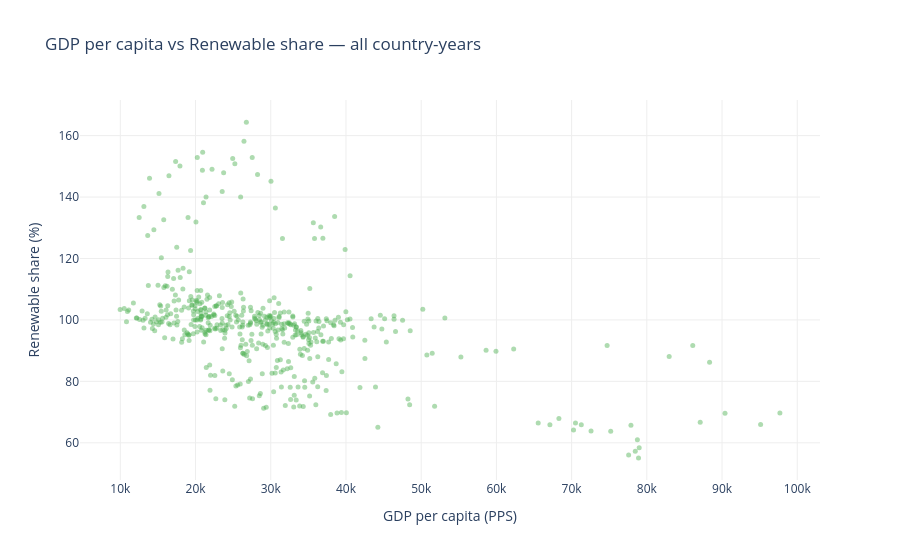

Write notebook code for a chart like this one.
### Markdown cell above
## 6. Does the signal exist?

A model can only surface signal that exists in the raw data. Before notebook 06 models anything, a visual check: do the new features show any relationship with renewable share across the panel?

### Code cell
fig = go.Figure()
for country in panel_clean['country'].unique():
    c = panel_clean[panel_clean['country'] == country]
    fig.add_trace(go.Scatter(
        x=c['gdp_pps'], y=c['renewable_share'],
        mode='markers',
        marker=dict(color=COLORS['renewables'], size=5, opacity=0.45),
        showlegend=False,
        hovertemplate=f"<b>{country}</b><br>GDP: %{{x:,.0f}} PPS<br>Renewable share: %{{y:.1f}}%<extra></extra>",
    ))
fig.update_layout(
    title='GDP per capita vs Renewable share — all country-years',
    xaxis_title='GDP per capita (PPS)', yaxis_title='Renewable share (%)',
    plot_bgcolor='white',
    yaxis=dict(gridcolor='#eeeeee'),
    xaxis=dict(gridcolor='#eeeeee'),
)
fig.show()

### Figure 1 — Plotly figure (JSON) as saved in the notebook; plotly's stock layout.template omitted (floating-point values rounded to 4 significant figures)
{"data": [{"hovertemplate": "<b>Austria</b><br>GDP: %{x:,.0f} PPS<br>Renewable share: %{y:.1f}%<extra></extra>", "marker": {"color": "#4CAF50", "opacity": 0.45, "size": 5}, "mode": "markers", "showlegend": false, "type": "scatter", "x": [30950.0, 31850.0, 30720.0, 31610.0, 32930.0, 34100.0, 34310.0, 34670.0, 35680.0, 36390.0, 37010.0, 38420.0, 39260.0, 37390.0, 40190.0, 44570.0, 46390.0, 47530.0], "y": [96.72, 97.36, 95.35, 95.44, 94.37, 95.17, 94.6, 95.31, 95.88, 97.37, 98.01, 98.09, 99.27, 100.4, 100.1, 101.5, 100.2, 99.9]}, {"hovertemplate": "<b>Belgium</b><br>GDP: %{x:,.0f} PPS<br>Renewable share: %{y:.1f}%<extra></extra>", "marker": {"color": "#4CAF50", "opacity": 0.45, "size": 5}, "mode": "markers", "showlegend": false, "type": "scatter", "x": [29050.0, 29400.0, 28620.0, 30160.0, 30740.0, 31370.0, 31660.0, 32360.0, 33130.0, 33630.0, 34520.0, 35580.0, 36880.0, 35850.0, 38700.0, 42520.0, 45370.0, 46590.0], "y": [71.24, 71.6, 76.05, 82.67, 84.55, 83.07, 83.68, 86.45, 81.61, 78.16, 78.1, 79.76, 82.82, 81.0, 85.77, 87.44, 92.85, 96.2]}, {"hovertemplate": "<b>Bulgaria</b><br>GDP: %{x:,.0f} PPS<br>Renewable share: %{y:.1f}%<extra></extra>", "marker": {"color": "#4CAF50", "opacity": 0.45, "size": 5}, "mode": "markers", "showlegend": false, "type": "scatter", "x": [9972.0, 10940.0, 10510.0, 11110.0, 11730.0, 12130.0, 12190.0, 12890.0, 13590.0, 14410.0, 15330.0, 16270.0, 17410.0, 17470.0, 19750.0, 22420.0, 24250.0, 26320.0], "y": [103.4, 102.7, 103.7, 103.2, 105.5, 100.7, 100.6, 102.9, 102.0, 98.7, 99.28, 101.7, 103.2, 101.2, 101.7, 101.9, 104.9, 106.8]}, {"hovertemplate": "<b>Croatia</b><br>GDP: %{x:,.0f} PPS<br>Renewable share: %{y:.1f}%<extra></extra>", "marker": {"color": "#4CAF50", "opacity": 0.45, "size": 5}, "mode": "markers", "showlegend": false, "type": "scatter", "x": [15440.0, 16310.0, 15360.0, 15240.0, 15780.0, 15970.0, 16210.0, 16300.0, 17080.0, 17960.0, 19170.0, 20220.0, 21520.0, 20210.0, 23590.0, 26010.0, 29850.0, 31050.0], "y": [102.8, 104.6, 104.5, 104.9, 110.6, 111.1, 111.0, 114.1, 113.5, 113.8, 115.7, 109.6, 106.7, 106.1, 105.7, 108.8, 106.2, 105.3]}, {"hovertemplate": "<b>Cyprus</b><br>GDP: %{x:,.0f} PPS<br>Renewable share: %{y:.1f}%<extra></extra>", "marker": {"color": "#4CAF50", "opacity": 0.45, "size": 5}, "mode": "markers", "showlegend": false, "type": "scatter", "x": [25970.0, 27030.0, 25590.0, 25360.0, 24890.0, 23620.0, 21990.0, 21430.0, 22560.0, 24480.0, 25940.0, 27300.0, 28870.0, 27190.0, 30380.0, 34490.0, 37400.0, 39460.0], "y": [90.98, 79.96, 78.78, 78.47, 80.5, 83.41, 82.01, 84.53, 81.91, 82.46, 79.14, 80.75, 82.5, 74.57, 76.65, 80.17, 81.89, 83.09]}, {"hovertemplate": "<b>Czechia</b><br>GDP: %{x:,.0f} PPS<br>Renewable share: %{y:.1f}%<extra></extra>", "marker": {"color": "#4CAF50", "opacity": 0.45, "size": 5}, "mode": "markers", "showlegend": false, "type": "scatter", "x": [20690.0, 21590.0, 20830.0, 21230.0, 21790.0, 21770.0, 22410.0, 23520.0, 24600.0, 25440.0, 27210.0, 28490.0, 30010.0, 29180.0, 30500.0, 32420.0, 34970.0, 36260.0], "y": [109.6, 108.1, 105.8, 103.8, 101.1, 101.0, 101.6, 100.5, 100.0, 99.29, 98.39, 100.0, 101.2, 101.2, 102.4, 102.6, 102.2, 100.4]}, {"hovertemplate": "<b>Denmark</b><br>GDP: %{x:,.0f} PPS<br>Renewable share: %{y:.1f}%<extra></extra>", "marker": {"color": "#4CAF50", "opacity": 0.45, "size": 5}, "mode": "markers", "showlegend": false, "type": "scatter", "x": [30890.0, 32190.0, 30600.0, 32580.0, 33120.0, 33050.0, 33840.0, 34320.0, 35160.0, 35990.0, 37960.0, 38810.0, 39390.0, 40050.0, 44240.0, 48470.0, 48240.0, 51790.0], "y": [86.82, 84.12, 82.7, 78.12, 75.5, 71.66, 72.0, 71.84, 75.27, 72.42, 69.17, 69.71, 69.89, 69.79, 65.1, 72.36, 74.22, 71.89]}, {"hovertemplate": "<b>Estonia</b><br>GDP: %{x:,.0f} PPS<br>Renewable share: %{y:.1f}%<extra></extra>", "marker": {"color": "#4CAF50", "opacity": 0.45, "size": 5}, "mode": "markers", "showlegend": false, "type": "scatter", "x": [17500.0, 17680.0, 15450.0, 16340.0, 18340.0, 19340.0, 20060.0, 21060.0, 21400.0, 22190.0, 23730.0, 25230.0, 26440.0, 25990.0, 28240.0, 30030.0, 30610.0, 31560.0], "y": [123.7, 116.2, 120.2, 115.6, 116.8, 122.6, 131.8, 138.2, 140.0, 149.0, 147.9, 150.8, 158.2, 140.0, 147.3, 145.2, 136.4, 126.5]}, {"hovertemplate": "<b>Finland</b><br>GDP: %{x:,.0f} PPS<br>Renewable share: %{y:.1f}%<extra></extra>", "marker": {"color": "#4CAF50", "opacity": 0.45, "size": 5}, "mode": "markers", "showlegend": false, "type": "scatter", "x": [29880.0, 31100.0, 28680.0, 29480.0, 30440.0, 30080.0, 29830.0, 29770.0, 30380.0, 30960.0, 32440.0, 33390.0, 34000.0, 34040.0, 36220.0, 38350.0, 39690.0, 40870.0], "y": [101.1, 100.8, 99.12, 100.9, 100.5, 99.83, 100.7, 98.57, 99.18, 99.18, 99.11, 97.71, 96.59, 95.83, 96.2, 98.41, 98.42, 97.54]}, {"hovertemplate": "<b>France</b><br>GDP: %{x:,.0f} PPS<br>Renewable share: %{y:.1f}%<extra></extra>", "marker": {"color": "#4CAF50", "opacity": 0.45, "size": 5}, "mode": "markers", "showlegend": false, "type": "scatter", "x": [27000.0, 27310.0, 26290.0, 27300.0, 28080.0, 27940.0, 28710.0, 28950.0, 29520.0, 29860.0, 30590.0, 31460.0, 33250.0, 31560.0, 33440.0, 35150.0, 38060.0, 39290.0], "y": [98.24, 98.89, 99.31, 99.32, 99.73, 100.2, 99.44, 98.29, 98.79, 97.38, 96.21, 97.21, 95.1, 96.78, 95.18, 94.29, 93.99, 93.44]}, {"hovertemplate": "<b>Germany</b><br>GDP: %{x:,.0f} PPS<br>Renewable share: %{y:.1f}%<extra></extra>", "marker": {"color": "#4CAF50", "opacity": 0.45, "size": 5}, "mode": "markers", "showlegend": false, "type": "scatter", "x": [29600.0, 30330.0, 28860.0, 30630.0, 32330.0, 32670.0, 33170.0, 34450.0, 35070.0, 36020.0, 37470.0, 38540.0, 38990.0, 37970.0, 40540.0, 43350.0, 45140.0, 46390.0], "y": [96.42, 97.32, 97.65, 98.74, 98.84, 98.41, 98.72, 99.59, 99.62, 99.63, 99.7, 99.9, 100.8, 99.08, 100.3, 100.3, 100.4, 101.4]}, {"hovertemplate": "<b>Greece</b><br>GDP: %{x:,.0f} PPS<br>Renewable share: %{y:.1f}%<extra></extra>", "marker": {"color": "#4CAF50", "opacity": 0.45, "size": 5}, "mode": "markers", "showlegend": false, "type": "scatter", "x": [22820.0, 23620.0, 22620.0, 21080.0, 19150.0, 18150.0, 18570.0, 18960.0, 19130.0, 19110.0, 19700.0, 20200.0, 20770.0, 18870.0, 21250.0, 24030.0, 26260.0, 27370.0], "y": [97.28, 96.83, 97.04, 92.84, 93.26, 92.71, 95.17, 95.41, 95.2, 95.0, 95.53, 96.05, 96.66, 95.85, 95.95, 98.3, 98.28, 93.33]}, {"hovertemplate": "<b>Hungary</b><br>GDP: %{x:,.0f} PPS<br>Renewable share: %{y:.1f}%<extra></extra>", "marker": {"color": "#4CAF50", "opacity": 0.45, "size": 5}, "mode": "markers", "showlegend": false, "type": "scatter", "x": [15070.0, 16070.0, 15620.0, 16420.0, 17130.0, 17150.0, 17750.0, 18490.0, 19370.0, 19570.0, 20420.0, 21880.0, 23170.0, 22730.0, 24810.0, 27310.0, 28970.0, 30450.0], "y": [98.43, 100.9, 100.6, 98.8, 98.97, 106.1, 106.5, 104.2, 107.6, 106.5, 107.5, 107.3, 107.9, 104.6, 105.8, 104.1, 103.8, 107.2]}, {"hovertemplate": "<b>Ireland</b><br>GDP: %{x:,.0f} PPS<br>Renewable share: %{y:.1f}%<extra></extra>", "marker": {"color": "#4CAF50", "opacity": 0.45, "size": 5}, "mode": "markers", "showlegend": false, "type": "scatter", "x": [36900.0, 34200.0, 31280.0, 32660.0, 33860.0, 34450.0, 35190.0, 37690.0, 51460.0, 50750.0, 55280.0, 58630.0, 59940.0, 62300.0, 74720.0, 86110.0, 82970.0, 88340.0], "y": [93.06, 88.43, 87.0, 84.39, 90.46, 90.66, 87.43, 87.13, 89.11, 88.58, 87.95, 90.1, 89.76, 90.56, 91.68, 91.69, 88.13, 86.26]}, {"hovertemplate": "<b>Italy</b><br>GDP: %{x:,.0f} PPS<br>Renewable share: %{y:.1f}%<extra></extra>", "marker": {"color": "#4CAF50", "opacity": 0.45, "size": 5}, "mode": "markers", "showlegend": false, "type": "scatter", "x": [27490.0, 26050.0, 26480.0, 27120.0, 26790.0, 26320.0, 26280.0, 26880.0, 28120.0, 28950.0, 29560.0, 30350.0, 28390.0, 31780.0, 35350.0, 37700.0, 39070.0], "y": [95.33, 91.76, 88.71, 86.67, 88.36, 89.11, 89.18, 89.7, 90.59, 92.09, 91.04, 91.79, 92.51, 92.75, 92.81, 92.81, 93.88]}, {"hovertemplate": "<b>Latvia</b><br>GDP: %{x:,.0f} PPS<br>Renewable share: %{y:.1f}%<extra></extra>", "marker": {"color": "#4CAF50", "opacity": 0.45, "size": 5}, "mode": "markers", "showlegend": false, "type": "scatter", "x": [13640.0, 14460.0, 12510.0, 13130.0, 13880.0, 15140.0, 15770.0, 16460.0, 17350.0, 17930.0, 19000.0, 20230.0, 20950.0, 20910.0, 23540.0, 24940.0, 26760.0, 27540.0], "y": [127.5, 129.3, 133.3, 136.9, 146.1, 141.2, 132.6, 147.0, 151.6, 150.1, 133.3, 152.9, 154.6, 148.7, 141.8, 152.5, 164.4, 152.9]}, {"hovertemplate": "<b>Lithuania</b><br>GDP: %{x:,.0f} PPS<br>Renewable share: %{y:.1f}%<extra></extra>", "marker": {"color": "#4CAF50", "opacity": 0.45, "size": 5}, "mode": "markers", "showlegend": false, "type": "scatter", "x": [15090.0, 16090.0, 13720.0, 15010.0, 16920.0, 18140.0, 19170.0, 20070.0, 20740.0, 21380.0, 23070.0, 24750.0, 26380.0, 26360.0, 29280.0, 31270.0, 32930.0, 34940.0], "y": [100.0, 103.2, 111.2, 111.2, 110.0, 103.2, 106.3, 106.4, 103.3, 102.5, 105.3, 104.3, 104.2, 102.9, 99.87, 102.2, 101.3, 100.3]}, {"hovertemplate": "<b>Luxembourg</b><br>GDP: %{x:,.0f} PPS<br>Renewable share: %{y:.1f}%<extra></extra>", "marker": {"color": "#4CAF50", "opacity": 0.45, "size": 5}, "mode": "markers", "showlegend": false, "type": "scatter", "x": [67110.0, 70510.0, 65560.0, 68310.0, 70260.0, 71290.0, 72590.0, 75200.0, 77580.0, 78460.0, 78900.0, 78990.0, 78740.0, 77890.0, 87100.0, 90400.0, 95130.0, 97690.0], "y": [65.88, 66.48, 66.44, 67.91, 64.18, 65.87, 63.81, 63.74, 56.04, 57.21, 55.09, 58.35, 61.01, 65.68, 66.67, 69.61, 65.98, 69.68]}, {"hovertemplate": "<b>Malta</b><br>GDP: %{x:,.0f} PPS<br>Renewable share: %{y:.1f}%<extra></extra>", "marker": {"color": "#4CAF50", "opacity": 0.45, "size": 5}, "mode": "markers", "showlegend": false, "type": "scatter", "x": [19740.0, 20680.0, 20210.0, 21880.0, 21920.0, 22700.0, 23900.0, 25210.0, 27580.0, 28480.0, 31420.0, 32640.0, 33380.0, 31930.0, 36240.0, 37360.0, 41860.0, 43920.0], "y": [100.0, 100.0, 100.0, 85.36, 77.08, 74.36, 74.01, 71.92, 74.33, 75.35, 78.19, 74.07, 73.93, 72.13, 78.21, 77.05, 78.0, 78.15]}, {"hovertemplate": "<b>Netherlands</b><br>GDP: %{x:,.0f} PPS<br>Renewable share: %{y:.1f}%<extra></extra>", "marker": {"color": "#4CAF50", "opacity": 0.45, "size": 5}, "mode": "markers", "showlegend": false, "type": "scatter", "x": [34900.0, 36250.0, 33940.0, 34300.0, 35030.0, 35190.0, 35820.0, 35660.0, 36640.0, 36930.0, 38490.0, 39890.0, 40550.0, 39990.0, 43740.0, 48540.0, 50220.0, 53150.0], "y": [90.1, 87.99, 88.84, 94.37, 93.58, 110.2, 126.5, 131.6, 130.3, 126.6, 133.7, 122.9, 114.4, 102.7, 97.7, 96.51, 103.5, 100.6]}, {"hovertemplate": "<b>Poland</b><br>GDP: %{x:,.0f} PPS<br>Renewable share: %{y:.1f}%<extra></extra>", "marker": {"color": "#4CAF50", "opacity": 0.45, "size": 5}, "mode": "markers", "showlegend": false, "type": "scatter", "x": [13290.0, 14260.0, 14570.0, 15890.0, 17000.0, 17520.0, 17640.0, 18250.0, 19410.0, 19710.0, 20730.0, 21940.0, 23350.0, 23920.0, 26200.0, 28140.0, 29520.0, 31460.0], "y": [100.5, 97.17, 96.48, 94.23, 93.8, 98.36, 99.45, 93.85, 98.54, 102.9, 102.0, 98.3, 96.58, 96.66, 97.66, 98.55, 98.52, 98.55]}, {"hovertemplate": "<b>Portugal</b><br>GDP: %{x:,.0f} PPS<br>Renewable share: %{y:.1f}%<extra></extra>", "marker": {"color": "#4CAF50", "opacity": 0.45, "size": 5}, "mode": "markers", "showlegend": false, "type": "scatter", "x": [20320.0, 20690.0, 19980.0, 20660.0, 19940.0, 19520.0, 20150.0, 20580.0, 21240.0, 21880.0, 22560.0, 23550.0, 24460.0, 22780.0, 24550.0, 27840.0, 31110.0, 32940.0], "y": [100.6, 100.3, 100.0, 103.3, 104.7, 104.8, 105.8, 105.3, 103.9, 103.2, 104.4, 104.0, 105.6, 104.5, 102.3, 101.2, 101.1, 100.9]}, {"hovertemplate": "<b>Romania</b><br>GDP: %{x:,.0f} PPS<br>Renewable share: %{y:.1f}%<extra></extra>", "marker": {"color": "#4CAF50", "opacity": 0.45, "size": 5}, "mode": "markers", "showlegend": false, "type": "scatter", "x": [10820.0, 13020.0, 12560.0, 13140.0, 14010.0, 14630.0, 14200.0, 14780.0, 15540.0, 16600.0, 18500.0, 19920.0, 21710.0, 21810.0, 23920.0, 25910.0, 28720.0, 30770.0], "y": [99.37, 99.87, 100.1, 97.4, 99.21, 100.9, 100.2, 99.44, 99.36, 98.43, 96.73, 97.87, 96.66, 96.81, 95.74, 95.38, 95.4, 94.06]}, {"hovertemplate": "<b>Slovakia</b><br>GDP: %{x:,.0f} PPS<br>Renewable share: %{y:.1f}%<extra></extra>", "marker": {"color": "#4CAF50", "opacity": 0.45, "size": 5}, "mode": "markers", "showlegend": false, "type": "scatter", "x": [16700.0, 18310.0, 17320.0, 19080.0, 19530.0, 19960.0, 20270.0, 20860.0, 21680.0, 20750.0, 20780.0, 21370.0, 22110.0, 22560.0, 24480.0, 25520.0, 28490.0, 29810.0], "y": [102.0, 110.0, 108.1, 103.9, 104.8, 103.5, 102.7, 101.2, 100.7, 101.2, 101.0, 101.5, 101.1, 101.4, 101.1, 101.2, 101.4, 101.4]}, {"hovertemplate": "<b>Slovenia</b><br>GDP: %{x:,.0f} PPS<br>Renewable share: %{y:.1f}%<extra></extra>", "marker": {"color": "#4CAF50", "opacity": 0.45, "size": 5}, "mode": "markers", "showlegend": false, "type": "scatter", "x": [21680.0, 22860.0, 20540.0, 20880.0, 21400.0, 21260.0, 21390.0, 21910.0, 22530.0, 23330.0, 24860.0, 26210.0, 27550.0, 26680.0, 29300.0, 32340.0, 35070.0, 36120.0], "y": [99.04, 98.41, 97.82, 97.49, 96.62, 95.42, 95.14, 96.45, 97.29, 98.38, 97.66, 93.57, 91.72, 92.06, 91.71, 92.31, 92.29, 92.86]}, {"hovertemplate": "<b>Spain</b><br>GDP: %{x:,.0f} PPS<br>Renewable share: %{y:.1f}%<extra></extra>", "marker": {"color": "#4CAF50", "opacity": 0.45, "size": 5}, "mode": "markers", "showlegend": false, "type": "scatter", "x": [25680.0, 25860.0, 24320.0, 24090.0, 23860.0, 23550.0, 23550.0, 24210.0, 25350.0, 26140.0, 27390.0, 27850.0, 28660.0, 25130.0, 28280.0, 31780.0, 34770.0, 36410.0], "y": [99.95, 97.72, 98.5, 97.22, 94.0, 90.65, 98.97, 101.3, 101.5, 101.5, 103.0, 100.6, 102.2, 102.9, 102.4, 102.5, 98.61, 99.46]}, {"hovertemplate": "<b>Sweden</b><br>GDP: %{x:,.0f} PPS<br>Renewable share: %{y:.1f}%<extra></extra>", "marker": {"color": "#4CAF50", "opacity": 0.45, "size": 5}, "mode": "markers", "showlegend": false, "type": "scatter", "x": [32230.0, 32530.0, 30270.0, 31760.0, 33040.0, 33390.0, 33280.0, 33570.0, 35060.0, 34880.0, 35300.0, 35920.0, 36990.0, 36670.0, 39670.0, 40910.0, 42510.0, 44770.0], "y": [99.05, 98.7, 98.64, 98.72, 98.25, 97.67, 96.72, 96.37, 95.83, 95.03, 91.75, 94.12, 93.09, 95.18, 93.91, 94.44, 93.37, 97.01]}], "layout": {"plot_bgcolor": "white", "title": {"text": "GDP per capita vs Renewable share — all country-years"}, "xaxis": {"gridcolor": "#eeeeee", "title": {"text": "GDP per capita (PPS)"}}, "yaxis": {"gridcolor": "#eeeeee", "title": {"text": "Renewable share (%)"}}}}
